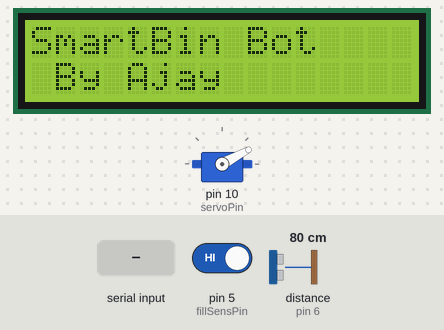
This sketch was run on a simulated Arduino Uno, built with avr-gcc and run on an emulated ATmega328P. On the bench: servo, 16×2 character LCD. The test bench sets the inputs (shaded band); at power-on: distance to the obstacle (sensor on pin 6) 80 cm, pin 5 (fillSensPin) HIGH. The echo pulse lasts 58.3 µs per cm; the audio player accepts every command and is not drawn; what the sketch prints to the serial monitor is not drawn.

Above: at 2.7 s.
2.8 s: "C" received over the second serial link
At 3.3 s:
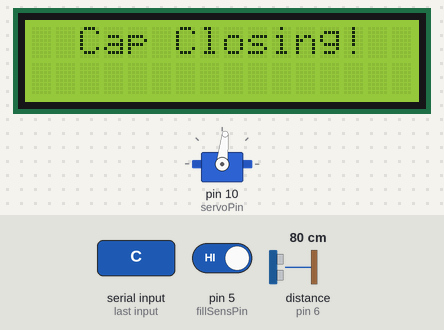
At 5.1 s:
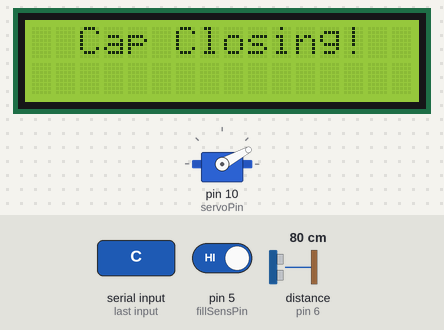
5.5 s: distance to the obstacle (sensor on pin 6) set to 34 cm
7.0 s: distance to the obstacle (sensor on pin 6) set to 28 cm
At 9.8 s:
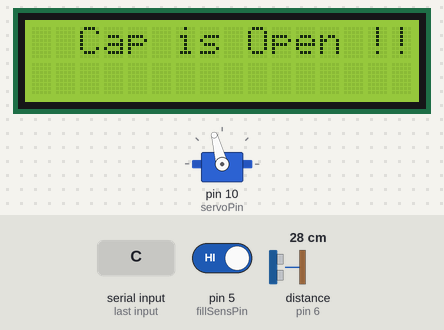
Timing chart, 0 to 16.0 s (numbered marks = the images above; inputs shaded):
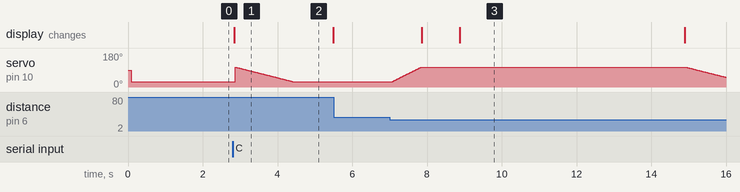

The sketch:

april19_1.ino
```cpp
#include <NewPing.h>
#include <Servo.h>
#include <LiquidCrystal_I2C.h>
#include <SoftwareSerial.h>
#include <DFRobotDFPlayerMini.h>


#define TRIGGER_PIN 7
#define ECHO_PIN 6
#define MAX_DISTANCE 30
#define servoPin 10
#define fillSensPin 5
#define bluRX 2
#define bluTX 3
#define dfRX 8
#define dfTX 9
#define switchPin 4
bool switchPressed = false;
const int openTime = 6000;  // milliseconds
// Container dimensions (adjust as needed)
const int container_height_cm = 23;

// Define fill level percentages
const int fill_levels[] = {0, 25, 50, 75, 100};  // Empty, 25%, 50%, 75%, Full

NewPing sonar(TRIGGER_PIN, ECHO_PIN, MAX_DISTANCE);
LiquidCrystal_I2C lcd(0x27, 16, 2);
Servo capServo;
SoftwareSerial bluetooth(bluRX, bluTX);
SoftwareSerial playerSerial(dfRX, dfTX);
DFRobotDFPlayerMini player;

void setup() {
  Serial.begin(115200);
  bluetooth.begin(38400);
  playerSerial.begin(9600);
  capServo.attach(servoPin);
  lcd.init();


  pinMode(fillSensPin, INPUT);
  pinMode(switchPin, INPUT);
  pinMode(switchPin,LOW);
  capServo.write(28);  // Close cap initially
 defaultText();
  delay(500);


  if (!player.begin(playerSerial)) {
    Serial.println("DF player not connected");
    delay(500);
  } else {
    Serial.println("Df player connected");
    delay(500);
    player.volume(30);

  }
}

void loop() {

  // switchPressed = digitalRead(switchPin);
  delay(100);
  capObjectSensing();
  if (bluetooth.available() > 0) {
    char command = bluetooth.read();
    if (command == 'O' || command == 'o') {
      openLid();
    } else if (command == 'C' || command == 'c') {
      closeLid();
    }
  }

  // Switch control
  if (switchPressed == HIGH) {
    openLid();
   delay(15000);
    closeLid();
  }
}

int capObjectSensing() {
  int distance = sonar.ping_cm();
  Serial.print("\n Distance is : ");
  Serial.print(distance);
  Serial.print("cm");
  if (distance <= 30 && distance > 8) {
    openLid();
    delay(6000);
    closeLid();
  } else {
      // Close cap
  }
  return distance;  // Added to return distance for potential use
}


void openLid() {

    playSound(1);
  for (int i = 28; i <= 105; i++) {
    capServo.write(i);
    delay(10);
  }
    displayText("Cap Opening", true, 3, 0);
    delay(1000);
    displayText("Cap is Open !!", true, 2, 0);


  // delay(openTime);  // Keep cap open for 5 seconds
}
void closeLid() {
    displayText("Cap Closing!", true, 2, 0);

    playSound(2);
  for (int i = 105; i >= 28; i--) {
    capServo.write(i);

    delay(20);
  }

  fillLevel();  // Call fillLevel after cap closes
}

void fillLevel() {
  digitalWrite(fillSensPin, HIGH);
  int duration = pulseIn(fillSensPin, HIGH);
 int  fillDistance = (duration / 10) / 10;
  Serial.println("\n Fill Distance : ");
  Serial.println(fillDistance);
  Serial.println(" CM ");

//   // Calculate fill level percentage
//   int fill_pct = int(100.0 * (1 - (fillDistance / (container_height_cm * 10))));  // Convert cm to mm

//   // Determine fill level index by finding closest level in the array
//   int level_index = 0;
//   for (int i = 1; i < sizeof(fill_levels) / sizeof(fill_levels[0]); i++) {
//     if (abs(fill_pct - fill_levels[i]) < abs(fill_pct - fill_levels[level_index])) {
//       level_index = i;
//     }
//   }

// Serial.print("Fill Level: ");
//   Serial.print(fill_levels[level_index]);
//   Serial.print("%, Distance (mm): ");
//   Serial.println(fillDistance);

  // displayText("Fill Level: ",true,0,0);
  // displayText(fill_levels[level_index],true,0,0);
   if (fillDistance == 0) {
     playSound(3);
      displayText("Dustbin is Full!", true, 0, 0);
      Serial.print("Dustbin is Full!");

    } else if (fillDistance >= 17.25 && fillDistance <19) {
       playSound(4);
      displayText("25% Full", false, 0, 0);
      delay(3000);
      defaultText();
      Serial.print("Dustbin got filled 25% ");
    } else if (fillDistance >= 11.5 || fillDistance <13) {
       playSound(5);
      displayText("50% Full", true, 0, 0);
      Serial.print("Dustbin got filled 50% ");
    } else if (fillDistance >= 5.75 && fillDistance <8) {
       playSound(6);
      displayText("75% Full", true, 0, 0);
      Serial.print("Dustbin got filled 75% ");

    } else if (fillDistance == 23 || fillDistance == 24 || fillDistance == 25) {
      playSound(3);
      displayText("Empty!", true, 0, 0);
      Serial.print("Dustbin is Empty! ");
    }
}

void displayText(String  data, bool backLight, int cursor, int line) {
  lcd.clear();
  if (backLight) {
    lcd.backlight();
  } else {
    //none
  }
  lcd.setCursor(cursor, line);
  lcd.print(data);
}


int playSound(int fileName) {
   player.play(fileName);
}


int playSound(int fileName, int folderName) {
   player.playFolder(fileName, folderName);
}

void defaultText(){
  // displayText("SmartBin Bot", true, 0, 0);
  // displayText("By Ajay", true, 1, 1);

lcd.clear();
    lcd.backlight();
  lcd.setCursor(0, 0);
  lcd.print("SmartBin Bot");
  lcd.setCursor(1,1);
  lcd.print("By Ajay");

}
```

Measured:
- the behaviour switches between 31 and 30 cm on distance to the obstacle (sensor on pin 6) (found by bisection; images 2 and 3)
- after the input at 2.8 s, the display: changes at once (image 1)
- after the input at 5.5 s, every drawn part: stays the same
- after the input at 7.0 s, servo on pin 10 (servoPin): rises from 28° to 105° in 0.77 s, then falls to 52° in 8.2 s; the display: first changes after 0.86 s (image 3 shows a later state)
